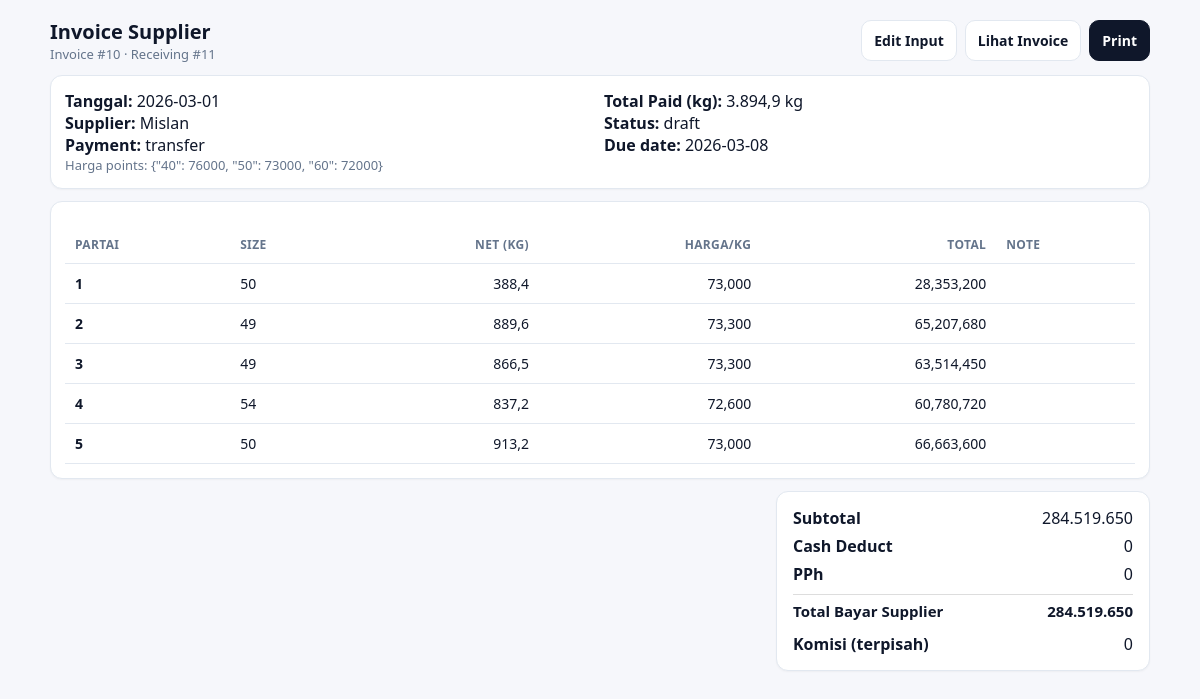
The page /invoice/view/10 on the database its author committed.
### tables this page shows
CREATE TABLE invoice_header (
            id INTEGER PRIMARY KEY AUTOINCREMENT,

            receiving_id INTEGER NOT NULL UNIQUE, -- 1 receiving = 1 invoice
            tanggal TEXT NOT NULL DEFAULT (date('now','localtime')),
            supplier TEXT NOT NULL,
            price_points_json TEXT NOT NULL,
            payment_type TEXT NOT NULL
                CHECK (payment_type IN ('cash','transfer')),
            tempo_hari INTEGER DEFAULT 0,
            due_date TEXT,

            -- Cash deduct per kg (hanya berlaku kalau cash)
            cash_deduct_per_kg_rp INTEGER DEFAULT 0,
            cash_deduct_total_rp INTEGER DEFAULT 0,
            -- PPh (siap dipakai nanti, 0.25% = 25)
            pph_rate_bp INTEGER DEFAULT 0,
            pph_amount_rp INTEGER DEFAULT 0,
            -- Total Supplier
            subtotal_rp INTEGER DEFAULT 0,
            total_payable_rp INTEGER DEFAULT 0,
            total_paid_g INTEGER DEFAULT 0,
            status TEXT DEFAULT 'draft'
                CHECK (status IN ('draft','issued','paid','void')),
            created_at TEXT DEFAULT (datetime('now','localtime')), note TEXT,
            FOREIGN KEY(receiving_id)
                REFERENCES receiving_header(id)
                ON DELETE CASCADE
        );

CREATE TABLE invoice_line (
            id INTEGER PRIMARY KEY AUTOINCREMENT,

            invoice_id INTEGER NOT NULL,
            receiving_item_id INTEGER NOT NULL UNIQUE,

            partai_no INTEGER NOT NULL,

            -- Simpan gram supaya presisi (anti float)
            net_g INTEGER NOT NULL,
            paid_g INTEGER NOT NULL,
            round_size INTEGER,
            price_per_kg_rp INTEGER NOT NULL,
            line_total_rp INTEGER NOT NULL,
            note TEXT,

            FOREIGN KEY(invoice_id)
                REFERENCES invoice_header(id)
                ON DELETE CASCADE,

            FOREIGN KEY(receiving_item_id)
                REFERENCES receiving_item(id)
                ON DELETE CASCADE
        );

### invoice/routes.py (the view)
@invoice_bp.route("/view/<int:invoice_id>", methods=["GET"])
def invoice_view(invoice_id):
    h = repo.get_invoice_header(invoice_id)
    if not h:
        return "Invoice tidak ditemukan", 404
    rh = repo.fetch_receiving_header(h["receiving_id"])
    jenis = (rh.get("jenis") or "").strip().lower() if rh else ""
    lines = repo.fetch_invoice_lines(invoice_id)
    return render_template("invoice/detail.html", header=h, lines=lines, jenis=jenis)

### helpers/db.py (called while the page is built)
def get_conn():
    conn = sqlite3.connect(DB_PATH, timeout=30)
    conn.row_factory = sqlite3.Row
    conn.execute("PRAGMA foreign_keys = ON;")
    conn.execute("PRAGMA journal_mode = WAL;")
    return conn

### invoice/repository.py (called while the page is built)
def fetch_receiving_header(receiving_id):
    conn = get_conn()
    try:
        row = conn.execute("SELECT * FROM receiving_header WHERE id=?", (receiving_id,)).fetchone()
        return dict(row) if row else None
    finally:
        conn.close()

def get_invoice_header(invoice_id):
    conn = get_conn()
    try:
        row = conn.execute("SELECT * FROM invoice_header WHERE id=?", (invoice_id,)).fetchone()
        return dict(row) if row else None
    finally:
        conn.close()

def fetch_invoice_lines(invoice_id):
    conn = get_conn()
    try:
        rows = conn.execute("""
            SELECT il.*,
                   ri.kategori_kupasan AS kategori_kupasan
            FROM invoice_line il
            LEFT JOIN receiving_item ri
                   ON ri.id = il.receiving_item_id
            WHERE il.invoice_id = ?
            ORDER BY il.partai_no ASC, il.id ASC
        """, (invoice_id,)).fetchall()
        return [dict(r) for r in rows]
    finally:
        conn.close()

### templates/invoice/detail.html (shortened to what this page needs)
<!doctype html>
<html lang="id">
<head>
</head>
<body>
<div class="wrap">
  <div class="top">
    <div>
      <h2>Invoice Supplier</h2>
      <div class="muted">Invoice #{{ header.id }} · Receiving #{{ header.receiving_id }}</div>
    </div>
    <div style="display:flex;gap:8px;flex-wrap:wrap;justify-content:flex-end;">
    <a class="btn" href="{{ url_for('invoice.invoice_new', receiving_id=header.receiving_id) }}">Edit Input</a>
      <a class="btn" href="{{ url_for('invoice.invoice_view', invoice_id=header.id) }}">Lihat Invoice</a>
      <a class="btn btn-primary" href="#" onclick="window.print();return false;">Print</a>
    </div>
  </div>
  <div class="card">
    <div class="grid">
      <div>
        <div><b>Tanggal:</b> {{ header.tanggal }}</div>
        <div><b>Supplier:</b> {{ header.supplier }}</div>
        <div><b>Payment:</b> {{ header.payment_type }}</div>
        <div class="muted">Harga points: {{ header.price_points_json }}</div>
      </div>
      <div>
        {% set val = (header.total_paid_g or 0)/1000 %}
        {% set s = "{:,.1f}".format(val)
           .replace(",", "X")
           .replace(".", ",")
           .replace("X", ".") %}
        <div>
          <b>Total Paid (kg):</b>
           {{ s.rstrip("0").rstrip(",") }} kg
        </div>
        <div><b>Status:</b> {{ header.status }}</div>
        {% if header.due_date %}
          <div><b>Due date:</b> {{ header.due_date }}</div>
        {% endif %}
      </div>
    </div>
  </div>
  <div class="card" style="margin-top:12px; overflow:auto;">
    <table>
      <thead>
        <tr>
          <th>Partai</th>
          <th>Size</th>
          <th class="right">Net (kg)</th>
          <th class="right">Harga/kg</th>
          <th class="right">Total</th>
          <th>Note</th>
        </tr>
      </thead>
      <tbody>
        {% for r in lines %}
        <tr>
          <td><b>{{ r.partai_no }}</b></td>
          <td class="center">
            {% if jenis == "kupasan" %}
              {{ (r.kategori_kupasan or "-")|lower }}
            {% else %}
              {{ r.round_size or "-" }}
            {% endif %}
          </td>
              {% set val = (r.net_g or 0)/1000 %}
              {% set s = "{:,.1f}".format(val)
               .replace(",", "X")
               .replace(".", ",")
               .replace("X", ".") %}
          <td class="right">
              {{ s.rstrip("0").rstrip(",") }}
          </td>
          <td class="right">{{ "{:,}".format(r.price_override_per_kg_rp or r.price_per_kg_rp) }}</td>
          <td class="right">{{ "{:,}".format(r.line_total_rp or 0) }}</td>
          <td>{{ r.note or "" }}</td>
        </tr>
        {% endfor %}
      </tbody>
    </table>
  </div>
  <div class="card summary-box" style="margin-top:12px;">
  <div class="sum-row">
    <div class="sum-label">Subtotal</div>
    <div class="sum-value">
      {{ "{:,}".format(header.subtotal_rp or 0).replace(",", ".") }}
    </div>
  </div>
  <div class="sum-row">
    <div class="sum-label">Cash Deduct</div>
    <div class="sum-value">
      {{ "{:,}".format(header.cash_deduct_total_rp or 0).replace(",", ".") }}
    </div>
  </div>
  <div class="sum-row">
    <div class="sum-label">PPh</div>
    <div class="sum-value">
      {{ "{:,}".format(header.pph_amount_rp or 0).replace(",", ".") }}
    </div>
  </div>
  <div class="sum-row total-row">
    <div class="sum-label">Total Bayar Supplier</div>
    <div class="sum-value">
      {{ "{:,}".format(header.total_payable_rp or 0).replace(",", ".") }}
    </div>
  </div>
  <div class="sum-row" style="margin-top:6px;">
    <div class="sum-label">Komisi (terpisah)</div>
    <div class="sum-value">
      {{ "{:,}".format(header.komisi_total_rp or 0).replace(",", ".") }}
    </div>
  </div>
</div>
</div>
</body>
</html>

### templates/invoice/detail.html (style rules this page uses)
:root { --bg:#f6f7fb;--card:#fff;--text:#0f172a;--muted:#64748b;--border:#e2e8f0;--btn:#0f172a }
body { margin:0;font-family:system-ui,-apple-system,Segoe UI,Roboto,Arial;background:var(--bg);color:var(--text) }
.wrap { max-width:1100px;margin:18px auto;padding:0 14px }
.top { display:flex;justify-content:space-between;align-items:center;gap:10px;margin-bottom:12px }
h2 { margin:0;font-size:20px }
.muted { color:var(--muted);font-size:13px }
.card { background:var(--card);border:1px solid var(--border);border-radius:12px;padding:14px;box-shadow:0 1px 2px rgba(0,0,0,.04) }
.btn { display:inline-block;padding:10px 12px;border-radius:10px;border:1px solid var(--border);text-decoration:none;font-weight:700;font-size:14px;background:#fff;color:var(--text) }
.btn-primary { background:var(--btn);color:#fff;border-color:var(--btn) }
table { width:100%;border-collapse:collapse;margin-top:10px }
th,td { border-bottom:1px solid var(--border);padding:10px;text-align:left;font-size:14px;vertical-align:top }
th { font-size:12px;color:var(--muted);text-transform:uppercase;letter-spacing:.03em }
.right { text-align:right }
.grid { display:grid;grid-template-columns:1fr 1fr;gap:8px }
.summary-box { width: 340px; margin-left: auto; padding: 12px 16px; }
.sum-row { display: grid; grid-template-columns: 1fr auto; padding: 3px 0; }
.sum-label { text-align: left; font-weight: 600; }
.sum-value { text-align: right; font-variant-numeric: tabular-nums; }
.total-row { margin-top: 6px; padding-top: 6px; border-top: 1px solid #ddd; font-weight: 800; font-size: 15px; }

### rows shown on the page
invoice_header: id "10", receiving_id "11", tanggal "2026-03-01", supplier "Mislan", payment_type "transfer", price_points_json "{\"40\": 76000, \"50\": 73000, \"60\": 72000}", status "draft", due_date "2026-03-08", subtotal_rp "284.519.650", cash_deduct_total_rp "0", pph_amount_rp "0", total_payable_rp "284.519.650"
invoice_line: partai_no "1", round_size "50", rstrip "388,4", price_per_kg_rp "73,000", line_total_rp "28,353,200"
invoice_line: partai_no "2", round_size "49", rstrip "889,6", price_per_kg_rp "73,300", line_total_rp "65,207,680"
invoice_line: partai_no "3", round_size "49", rstrip "866,5", price_per_kg_rp "73,300", line_total_rp "63,514,450"
invoice_line: partai_no "4", round_size "54", rstrip "837,2", price_per_kg_rp "72,600", line_total_rp "60,780,720"
invoice_line: partai_no "5", round_size "50", rstrip "913,2", price_per_kg_rp "73,000", line_total_rp "66,663,600"

### other values the page prints
{{ s.rstrip("0").rstrip(",") }} "3.894,9"
{{ "{:,}".format(header.komisi_total_rp or 0).replace(",", ".") }} "0"
